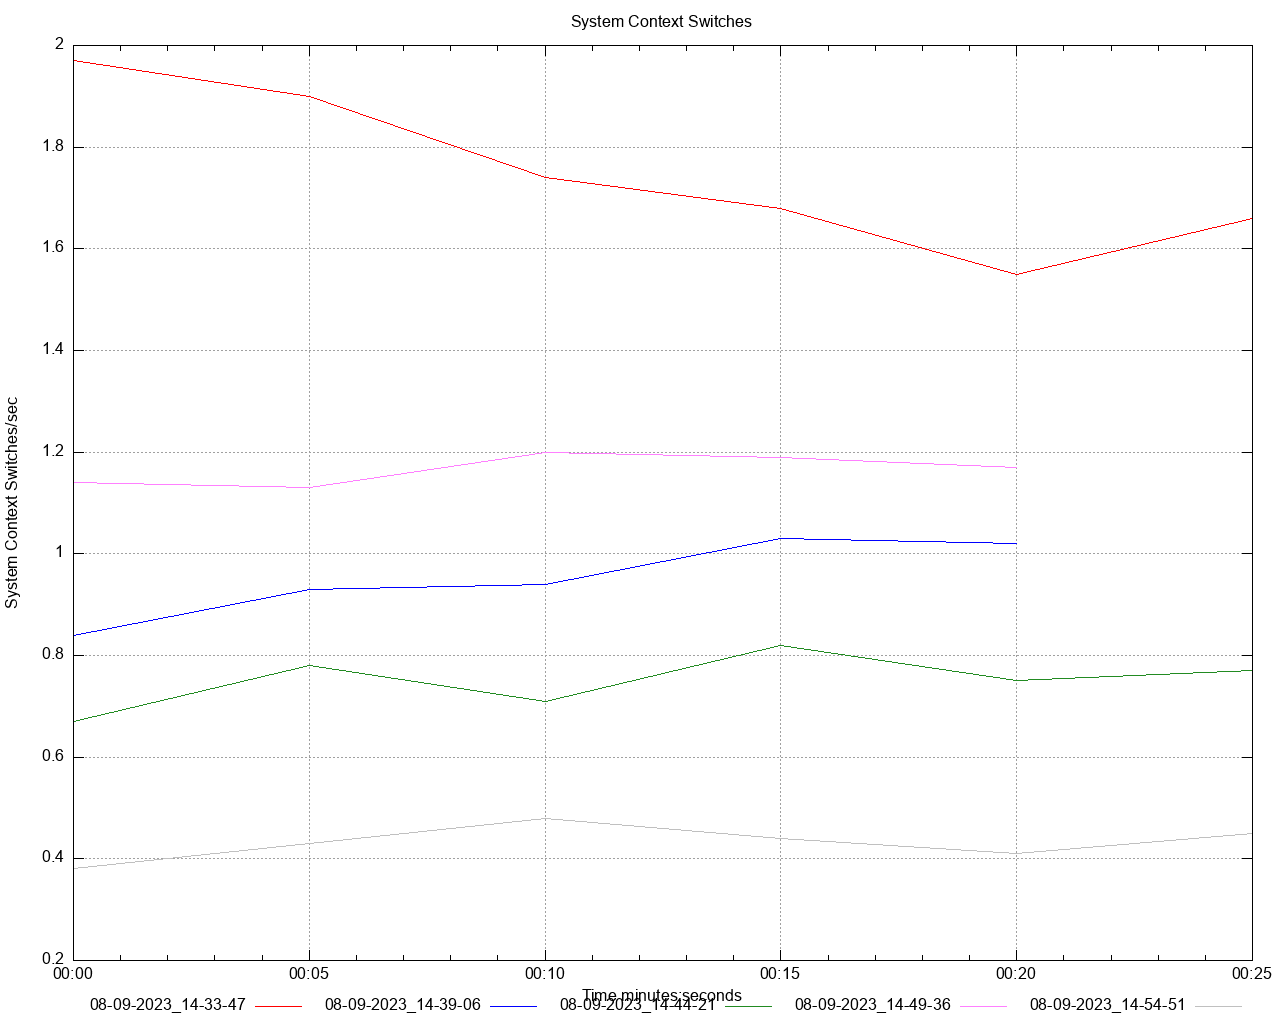

The gnuplot source for this figure:
set title 'System Context Switches' noenhanced
set style data lines
set datafile separator ","
set terminal png size 1280,1024
set grid
set key below
set xdata time
set timefmt "%s"
offset = 0
t0(x)=(offset=($0==0) ? x : offset, x - offset)
set xlabel 'Time minutes:seconds'
set ylabel 'System Context Switches/sec'
set output '/Users/gbarnett/git/hazelcast-simulator/atomiclong-3node-member/atomicreference/dstat/system_context_switches_A2.png'
plot \
   '/Users/gbarnett/git/hazelcast-simulator/atomiclong-3node-member/atomicreference/data/system_context_switches_A2_1.data' using (t0(timecolumn(1))):2 title "08-09-2023_14-33-47" noenhanced lt rgb "red", \
   '/Users/gbarnett/git/hazelcast-simulator/atomiclong-3node-member/atomicreference/data/system_context_switches_A2_2.data' using (t0(timecolumn(1))):2 title "08-09-2023_14-39-06" noenhanced lt rgb "blue", \
   '/Users/gbarnett/git/hazelcast-simulator/atomiclong-3node-member/atomicreference/data/system_context_switches_A2_3.data' using (t0(timecolumn(1))):2 title "08-09-2023_14-44-21" noenhanced lt rgb "forest-green", \
   '/Users/gbarnett/git/hazelcast-simulator/atomiclong-3node-member/atomicreference/data/system_context_switches_A2_4.data' using (t0(timecolumn(1))):2 title "08-09-2023_14-49-36" noenhanced lt rgb "orchid", \
   '/Users/gbarnett/git/hazelcast-simulator/atomiclong-3node-member/atomicreference/data/system_context_switches_A2_5.data' using (t0(timecolumn(1))):2 title "08-09-2023_14-54-51" noenhanced lt rgb "grey", \
